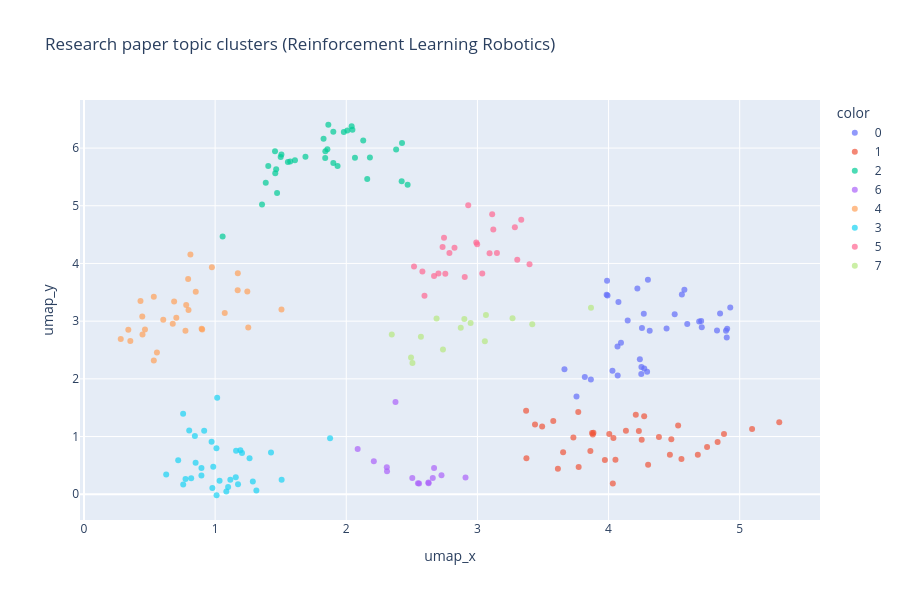

The notebook cell saved with this chart:
### Code cell
# Cell 5 — visualize clusters
fig = px.scatter(
    df[df['topic'] >= 0],
    x='umap_x', y='umap_y',
    color=df[df['topic'] >= 0]['topic'].astype(str),
    hover_data=['title', 'year'],
    title="Research paper topic clusters (Reinforcement Learning Robotics)",
    opacity=0.7,
    width=900, height=600
)
fig.show()

### Figure 1 — Plotly figure (JSON) as saved in the notebook; plotly's stock layout.template omitted (floating-point values rounded to 4 significant figures)
{"data": [{"customdata": [["BORA: Bridging Offline Reinforcement Learning and Online Residual Adaptation for Real-World Dexterous VLA Models", 2026], ["Sample-Efficient Diffusion-based Reinforcement Learning with Critic Guidance", 2026], ["Trust Region Q Adjoint Matching", 2026], ["Efficient On-policy Visual-RL via Stochastic Decoupled Policy Gradient", 2026], ["Cross-Domain Energy-Guided Diffusion Generation for Off-Dynamics Reinforcement Learning", 2026], ["Q-SpiRL: Quantum Spiking Reinforcement Learning for Adaptive Robot Navigation", 2026], ["Beyond Action Residuals: Real-World Robot Policy Steering via Bottleneck Latent Reinforcement Learning", 2026], ["Rethinking Muon Beyond Pretraining: Spectral Failures and High-Pass Remedies for VLA and RLVR", 2026], ["Learn Where Outcomes Diverge: Efficient VLA RL via Probabilistic Chunk Masking", 2026], ["R2R2: Robust Representation for Intensive Experience Reuse via Redundancy Reduction in Self-Predictive Learning", 2026], ["WarmPrior: Straightening Flow-Matching Policies with Temporal Priors", 2026], ["Trajectory-Level Data Augmentation for Offline Reinforcement Learning", 2026], ["Aligning Flow Map Policies with Optimal Q-Guidance", 2026], ["TMRL: Diffusion Timestep-Modulated Pretraining Enables Exploration for Efficient Policy Finetuning", 2026], ["TOPPO: Rethinking PPO for Multi-Task Reinforcement Learning with Critic Balancing", 2026], ["RankQ: Offline-to-Online Reinforcement Learning via Self-Supervised Action Ranking", 2026], ["Unified Noise Steering for Efficient Human-Guided VLA Adaptation", 2026], ["XQCfD: Accelerating Fast Actor-Critic Algorithms with Prior Data and Prior Policies", 2026], ["ACSAC: Adaptive Chunk Size Actor-Critic with Causal Transformer Q-Network", 2026], ["Preserving Foundational Capabilities in Flow-Matching VLAs through Conservative SFT", 2026], ["Quantile-Coupled Flow Matching for Distributional Reinforcement Learning", 2026], ["Adaptive Q-Chunking for Offline-to-Online Reinforcement Learning", 2026], ["When Life Gives You BC, Make Q-functions: Extracting Q-values from Behavior Cloning for On-Robot Reinforcement Learning", 2026], ["Towards Efficient and Expressive Offline RL via Flow-Anchored Noise-conditioned Q-Learning", 2026], ["Recovering Hidden Reward in Diffusion-Based Policies", 2026], ["PrefMoE: Robust Preference Modeling with Mixture-of-Experts Reward Learning", 2026], ["TSN-Affinity: Similarity-Driven Parameter Reuse for Continual Offline Reinforcement Learning", 2026], ["Occupancy Reward Shaping: Improving Credit Assignment for Offline Goal-Conditioned Reinforcement Learning", 2026], ["Distributional Value Estimation Without Target Networks for Robust Quality-Diversity", 2026], ["Fisher Decorator: Refining Flow Policy via a Local Transport Map", 2026], ["Positive-Only Drifting Policy Optimization", 2026], ["NaP-Control: Navigating Diffusion Prior for Versatile and Fast Character Control", 2026], ["Robust Adversarial Policy Optimization Under Dynamics Uncertainty", 2026], ["ScoRe-Flow: Complete Distributional Control via Score-Based Reinforcement Learning for Flow Matching", 2026], ["MoRI: Mixture of RL and IL Experts for Long-Horizon Manipulation Tasks", 2026], ["WOMBET: World Model-based Experience Transfer for Robust and Sample-efficient Reinforcement Learning", 2026], ["Sustainable Transfer Learning for Adaptive Robot Skills", 2026]], "hovertemplate": "color=0<br>umap_x=%{x}<br>umap_y=%{y}<br>title=%{customdata[0]}<br>year=%{customdata[1]}<extra></extra>", "legendgroup": "0", "marker": {"color": "#636efa", "opacity": 0.7, "symbol": "circle"}, "mode": "markers", "name": "0", "orientation": "v", "showlegend": true, "type": "scatter", "x": [3.756, 3.989, 4.504, 4.03, 4.22, 4.6, 4.272, 3.819, 4.3, 3.865, 4.095, 4.905, 4.314, 4.251, 4.578, 4.706, 4.294, 4.827, 4.928, 3.664, 4.146, 4.85, 4.691, 4.442, 4.075, 3.992, 4.895, 4.711, 4.559, 4.255, 4.269, 4.239, 3.985, 4.068, 4.07, 4.901, 4.249], "xaxis": "x", "y": [1.695, 3.701, 3.122, 2.141, 3.566, 2.951, 2.179, 2.031, 3.719, 1.989, 2.626, 2.866, 2.834, 2.207, 3.544, 3.001, 2.124, 2.836, 3.235, 2.167, 3.011, 3.133, 2.992, 2.873, 3.333, 3.444, 2.835, 2.892, 3.464, 2.88, 3.127, 2.34, 3.459, 2.563, 2.059, 2.715, 2.083], "yaxis": "y"}, {"customdata": [["LLM-Guided Future Hypotheses for Horizon-Aware Exploration in Multi-Step Robot Manipulation", 2026], ["VE2VF: Vision-Enabled to Vision-Free Distillation via Real-world Reinforcement Learning for Robust Contact-Rich Manipulation", 2026], ["ProgVLA: Progress-Aware Robot Manipulation Skill Learning", 2026], ["FoundObj: Self-supervised Foundation Models as Rewards for Label-free 3D Object Segmentation", 2026], ["EXPO-FT: Sample-Efficient Reinforcement Learning Finetuning for Vision-Language-Action Models", 2026], ["PACT: Proactive Asking for Continual Task Assistance in Human-Robot Collaboration", 2026], ["Robotic Strawberry Harvesting with Robust Vision and Deep Reinforcement Learning based Sim-to-Real Control", 2026], ["Efficient Agentic Reasoning Through Self-Regulated Simulative Planning", 2026], ["Beyond Pixels: Learning Invariant Rewards for Real-World Robotics From a Few Demonstrations", 2026], ["RoHIL: Robust Human-in-the-Loop Robotic Reinforcement Learning Against Illumination Variations", 2026], ["ManiSoft: Towards Vision-Language Manipulation for Soft Continuum Robotics", 2026], ["AtlasVA: Self-Evolving Visual Skill Memory for Teacher-Free VLM Agents", 2026], ["DyGRO-VLA: Cross-Task Scaling of Vision-Language-Action Models via Dynamic Grouped Residual Optimization", 2026], ["Slot-MPC: Goal-Conditioned Model Predictive Control with Object-Centric Representations", 2026], ["EARL: Towards a Unified Analysis-Guided Reinforcement Learning Framework for Egocentric Interaction Reasoning and Pixel Grounding", 2026], ["RoboEvolve: Co-Evolving Planner-Simulator for Robotic Manipulation with Limited Data", 2026], ["Why We Need World Models for AGI: Where LLMs Fail and How World Models May Outperform", 2026], ["What to Ignore, What to React: Visually Robust RL Fine-Tuning of VLA Models", 2026], ["Plan in Sandbox, Navigate in Open Worlds: Learning Physics-Grounded Abstracted Experience for Embodied Navigation", 2026], ["RoboAlign-R1: Distilled Multimodal Reward Alignment for Robot Video World Models", 2026], ["PRTS: A Primitive Reasoning and Tasking System via Contrastive Representations", 2026], ["ATLAS: An Annotation Tool for Long-horizon Robotic Action Segmentation", 2026], ["SpecRLBench: A Benchmark for Generalization in Specification-Guided Reinforcement Learning", 2026], ["RL Token: Bootstrapping Online RL with Vision-Language-Action Models", 2026], ["Temporal Difference Calibration in Sequential Tasks: Application to Vision-Language-Action Models", 2026], ["Multi-modal Reasoning with LLMs for Visual Semantic Arithmetic", 2026], ["Re$^2$MoGen: Open-Vocabulary Motion Generation via LLM Reasoning and Physics-Aware Refinement", 2026], ["OmniVLA-RL: A Vision-Language-Action Model with Spatial Understanding and Online RL", 2026], ["Jump-Start Reinforcement Learning with Vision-Language-Action Regularization", 2026], ["ViserDex: Visual Sim-to-Real for Robust Dexterous In-hand Reorientation", 2026], ["AIM: Intent-Aware Unified world action Modeling with Spatial Value Maps", 2026], ["Mind the Gap Between Spatial Reasoning and Acting! Step-by-Step Evaluation of Agents With Spatial-Gym", 2026], ["LAMP: Lift Image-Editing as General 3D Priors for Open-world Manipulation", 2026], ["ViVa: A Video-Generative Value Model for Robot Reinforcement Learning", 2026], ["RoboAgent: Chaining Basic Capabilities for Embodied Task Planning", 2026], ["Uncovering Linguistic Fragility in Vision-Language-Action Models via Diversity-Aware Red Teaming", 2026]], "hovertemplate": "color=1<br>umap_x=%{x}<br>umap_y=%{y}<br>title=%{customdata[0]}<br>year=%{customdata[1]}<extra></extra>", "legendgroup": "1", "marker": {"color": "#EF553B", "opacity": 0.7, "symbol": "circle"}, "mode": "markers", "name": "1", "orientation": "v", "showlegend": true, "type": "scatter", "x": [4.208, 3.614, 3.885, 3.972, 3.578, 4.005, 3.439, 4.88, 3.861, 3.88, 3.374, 4.253, 3.769, 4.53, 4.302, 4.272, 5.094, 3.653, 4.681, 4.132, 4.479, 4.037, 5.302, 3.494, 3.732, 4.468, 4.384, 4.052, 3.371, 4.033, 4.231, 4.832, 3.772, 3.874, 4.751, 4.556], "xaxis": "x", "y": [1.378, 0.44, 1.067, 0.5932, 1.271, 1.044, 1.207, 1.043, 0.7494, 1.036, 0.6241, 0.9425, 1.425, 1.19, 0.5099, 1.351, 1.13, 0.7256, 0.6838, 1.101, 0.9544, 0.9741, 1.249, 1.173, 0.9844, 0.686, 0.994, 0.5961, 1.446, 0.1872, 1.094, 0.9062, 0.4724, 1.062, 0.8172, 0.6124], "yaxis": "y"}, {"customdata": [["Momentum Based Reward Design for Low Emission Traffic Signal Control", 2026], ["SARAD: LLM-Based Safety-Aware Hybrid Reinforcement Learning with Collision Prediction for Autonomous Driving", 2026], ["ParkingWorld: End-to-End Autonomous Parking Reinforcement Learning from Corrective Experience in 3DGS Simulation", 2026], ["Superhuman Safe and Agile Racing through Multi-Agent Reinforcement Learning", 2026], ["N3P: Accelerated Automated Parking via a Learning-Based Naturalistic Three-Stage Scheme", 2026], ["Reinforcement Learning for Risk Adaptation via Differentiable CVaR Barrier Functions", 2026], ["SafeAlign-VLA: A Negative-Enhanced Safe Alignment Framework for Risk-Aware Autonomous Driving", 2026], ["Differentiable Model Predictive Safety for Heterogeneous Mobility at Urban Intersections", 2026], ["RLFTSim: Realistic and Controllable Multi-Agent Traffic Simulation via Reinforcement Learning Fine-Tuning", 2026], ["Multi-Agent Reinforcement Learning for Safe Autonomous Driving Under Pedestrian Behavioral Uncertainty", 2026], ["Transfer Learning for Customized Car Racing Environments", 2026], ["Generating Realistic Safety-Critical Scenarios for Vehicle-Pedestrian Interactions", 2026], ["Beyond Safety Filtering: Control Barrier Function-Informed Reinforcement Learning for Connected and Automated Vehicles", 2026], ["Pedestrian-Aware LLM-Driven Behavioral Planning for Autonomous Vehicles", 2026], ["PCASim: Promptable Closed-loop Adversarial Simulation for Urban Traffic Environment", 2026], ["MAPLE: Latent Multi-Agent Play for End-to-End Autonomous Driving", 2026], ["MTA-RL: Robust Urban Driving via Multi-modal Transformer-based 3D Affordances and Reinforcement Learning", 2026], ["Beyond Self-Play and Scale: A Behavior Benchmark for Generalization in Autonomous Driving", 2026], ["Beyond Self-Play: Hierarchical Reasoning for Continuous Motion in Closed-Loop Traffic Simulation", 2026], ["REAP: Reinforcement-Learning End-to-End Autonomous Parking with Gaussian Splatting Simulator for Real2Sim2Real Transfer", 2026], ["123D: Unifying Multi-Modal Autonomous Driving Data at Scale", 2026], ["Do We Really Need Immediate Resets? Rethinking Collision Handling for Efficient Robot Navigation", 2026], ["Dynamics Distillation for Efficient and Transferable Control Learning", 2026], ["Learning to Race in Minutes: Infoprop Dyna on the Mini Wheelbot", 2026], ["GSDrive: Reinforcing Driving Policies by Multi-mode Future Trajectory Probing with 3D Gaussian Splatting Environment", 2026], ["PALCAS: A Priority-Aware Intelligent Lane Change Advisory System for Autonomous Vehicles using Federated Reinforcement Learning", 2026], ["Autonomous Vehicle Collision Avoidance With Racing Parameterized Deep Reinforcement Learning", 2026], ["Momentum-constrained Hybrid Heuristic Trajectory Optimization Framework with Residual-enhanced DRL for Visually Impaired Scenarios", 2026], ["Beyond Conservative Automated Driving in Multi-Agent Scenarios via Coupled Model Predictive Control and Deep Reinforcement Learning", 2026], ["SCORP: Scene-Consistent Multi-agent Diffusion Planning with Stable Online Reinforcement Post-Training for Cooperative Driving", 2026], ["Physics-Informed Reinforcement Learning of Spatial Density Velocity Potentials for Map-Free Racing", 2026], ["C$^2$T: Captioning-Structure and LLM-Aligned Common-Sense Reward Learning for Traffic--Vehicle Coordination", 2026], ["On-Policy Distillation of Language Models for Autonomous Vehicle Motion Planning", 2026], ["Reset-Free Reinforcement Learning for Real-World Agile Driving: An Empirical Study", 2026]], "hovertemplate": "color=2<br>umap_x=%{x}<br>umap_y=%{y}<br>title=%{customdata[0]}<br>year=%{customdata[1]}<extra></extra>", "legendgroup": "2", "marker": {"color": "#00cc96", "opacity": 0.7, "symbol": "circle"}, "mode": "markers", "name": "2", "orientation": "v", "showlegend": true, "type": "scatter", "x": [1.841, 1.506, 2.008, 1.555, 1.863, 1.358, 1.386, 1.609, 1.856, 1.405, 2.041, 1.459, 1.573, 1.466, 1.5, 2.18, 2.16, 2.066, 1.839, 1.901, 2.422, 1.057, 1.982, 2.129, 2.38, 1.901, 1.457, 1.472, 1.689, 2.468, 1.827, 1.934, 2.425, 2.047], "xaxis": "x", "y": [5.946, 5.89, 6.306, 5.757, 6.404, 5.022, 5.397, 5.789, 5.98, 5.688, 6.377, 5.565, 5.769, 5.634, 5.846, 5.837, 5.465, 5.832, 5.83, 6.285, 5.426, 4.469, 6.277, 6.133, 5.977, 5.739, 5.945, 5.221, 5.848, 5.363, 6.162, 5.687, 6.086, 6.316], "yaxis": "y"}, {"customdata": [["Beyond Binary: Sim-to-Real Dexterous Manipulation with Physics-Grounded Contact Representation", 2026], ["Closed-Loop Sim-to-Real Reinforcement Learning for Deformable Microfiber Shape Control", 2026], ["roto 2.0: The Robot Tactile Olympiad", 2026], ["Learning Robust Dexterous In-Hand Manipulation from Joint Sensors with Proprioceptive Transformer", 2026], ["ARC-RL: A Reinforcement Learning Playground Inspired by ARC Raiders", 2026], ["From Reach to Insert: Tactile-Augmented Precision Assembly under Sub-Millimeter Tolerances", 2026], ["Learning Reactive Dexterous Grasping via Hierarchical Task-Space RL Planning and Joint-Space QP Control", 2026], ["Learning Tactile-Aware Quadrupedal Loco-Manipulation Policies", 2026], ["Egocentric Tactile and Proximity Sensors as Observation Priors for Humanoid Collision Avoidance", 2026], ["Visual-Tactile Peg-in-Hole Assembly Learning from Peg-out-of-Hole Disassembly", 2026], ["ETac: A Lightweight and Efficient Tactile Simulation Framework for Learning Dexterous Manipulation", 2026], ["FastGrasp: Learning-based Whole-body Control method for Fast Dexterous Grasping with Mobile Manipulators", 2026], ["Whole-Body Mobile Manipulation using Offline Reinforcement Learning on Sub-optimal Controllers", 2026], ["Learning-Based Strategy for Composite Robot Assembly Skill Adaptation", 2026]], "hovertemplate": "color=6<br>umap_x=%{x}<br>umap_y=%{y}<br>title=%{customdata[0]}<br>year=%{customdata[1]}<extra></extra>", "legendgroup": "6", "marker": {"color": "#ab63fa", "opacity": 0.7, "symbol": "circle"}, "mode": "markers", "name": "6", "orientation": "v", "showlegend": true, "type": "scatter", "x": [2.66, 2.67, 2.627, 2.909, 2.375, 2.503, 2.309, 2.726, 2.547, 2.555, 2.628, 2.311, 2.087, 2.21], "xaxis": "x", "y": [0.2822, 0.4562, 0.2032, 0.2896, 1.598, 0.2807, 0.4661, 0.3283, 0.1908, 0.1858, 0.1886, 0.4002, 0.783, 0.5702], "yaxis": "y"}, {"customdata": [["Learning a Kinodynamic Trajectory Manifold for Impact-Aware Compliant Catching of Fast-Moving Objects", 2026], ["HoLoArm: Deformable Arms for Collision-Tolerant Quadrotor Flight", 2026], ["Prior Policy Guided Dual-Agent Coordinated Manipulation Planning of Spacecraft-Manipulator System", 2026], ["Towards Low-Gravity Planetary Exploration using Reinforcement Learning for Walking, Jumping, and In-flight Attitude Control", 2026], ["Vision-Guided Outdoor Flight and Obstacle Evasion via Reinforcement Learning", 2026], ["AcroRL: Learning Aggressive Quadrotor Inversion using Bidirectional Thrust", 2026], ["Vision-Based Agile Landing on Turbulent Waters", 2026], ["Droneulator: A Portable UAV Simulator for Agricultural Workflows with RotorPy and Godot 4", 2026], ["Aerial Inspection Behaviors via RL-based Quadrotor Control for Under-canopy Forest Environments", 2026], ["A Heuristic Approach for Performance Tuning in RL-based Quadrotor Control via Reward Design and Termination Conditions", 2026], ["Adaptive Outer-Loop Control of Quadrotors via Reinforcement Learning", 2026], ["parallelcbf: A composable safety-filter and auditability framework for tensor-parallel reinforcement learning", 2026], ["CaMeRL: Collision-Aware and Memory-Enhanced Reinforcement Learning for UAV Navigation in Multi-Scale Obstacle Environments", 2026], ["xApp Empowered Resource Management for Non-Terrestrial Users in 5G O-RAN Networks", 2026], ["Sim-to-Real Transfer and Robustness Evaluation of Reinforcement Learning Control with Integrated Perception on an ASV for Floating Waste Capture", 2026], ["Zero-Shot, Safe and Time-Efficient UAV Navigation via Potential-Based Reward Shaping, Control Lyapunov and Barrier Functions", 2026], ["Bi-Level Reinforcement Learning Control for an Underactuated Blimp via Center-of-Mass Reconfiguration", 2026], ["RAY-TOLD: Ray-Based Latent Dynamics for Dense Dynamic Obstacle Avoidance with TDMPC", 2026], ["Dynamic-TD3: A Novel Algorithm for UAV Path Planning with Dynamic Obstacle Trajectory Prediction", 2026], ["Rule-based High-Level Coaching for Goal-Conditioned Reinforcement Learning in Search-and-Rescue UAV Missions Under Limited-Simulation Training", 2026], ["An Automatic Ground Collision Avoidance System with Reinforcement Learning", 2026], ["Self-Predictive Representation for Autonomous UAV Object-Goal Navigation", 2026], ["Multi-stage Planning for Multi-target Surveillance using Aircrafts Equipped with Synthetic Aperture Radars Aware of Target Visibility", 2026], ["E2E-Fly: An Integrated Training-to-Deployment System for End-to-End Quadrotor Autonomy", 2026], ["Learning step-level dynamic soaring in shear flow", 2026], ["AWARE: Adaptive Whole-body Active Rotating Control for Enhanced LiDAR-Inertial Odometry under Human-in-the-Loop Interaction", 2026], ["Simple but Stable, Fast and Safe: Achieve End-to-end Control by High-Fidelity Differentiable Simulation", 2026], ["Online Intention Prediction via Control-Informed Learning", 2026], ["Precise Aggressive Aerial Maneuvers with Sensorimotor Policies", 2026]], "hovertemplate": "color=4<br>umap_x=%{x}<br>umap_y=%{y}<br>title=%{customdata[0]}<br>year=%{customdata[1]}<extra></extra>", "legendgroup": "4", "marker": {"color": "#FFA15A", "opacity": 0.7, "symbol": "circle"}, "mode": "markers", "name": "4", "orientation": "v", "showlegend": true, "type": "scatter", "x": [0.4652, 0.4446, 0.2804, 0.5326, 0.7972, 0.4462, 0.9012, 1.073, 0.7795, 0.704, 0.3381, 1.506, 0.9754, 1.246, 1.253, 0.7943, 0.3535, 1.173, 0.5324, 1.172, 0.8116, 0.6873, 0.8523, 0.6045, 0.5562, 0.8971, 0.7737, 0.431, 0.677], "xaxis": "x", "y": [2.855, 3.082, 2.689, 2.316, 3.192, 2.77, 2.855, 3.141, 3.279, 3.057, 2.852, 3.204, 3.935, 3.515, 2.888, 3.729, 2.657, 3.831, 3.425, 3.536, 4.155, 3.341, 3.509, 3.023, 2.458, 2.87, 2.835, 3.351, 2.957], "yaxis": "y"}, {"customdata": [["Visualizing Latent Phase Structures in Locomotion Policies: A Multi-Environment Study with Temporal Feature Extension", 2026], ["S-Cheetah: A Novel Quadrupedal Robot with a 3-DOF Active Spine Learning Agile Locomotion", 2026], ["Learning to Balance Motor Thermal Safety and Quadrupedal Locomotion Performance with Residual Policy", 2026], ["ParkourFormer: Integrating Predictive Supervision and Sequence Modeling into Parkour Locomotion", 2026], ["Micro-Swarm Locomotion Optimization in Dynamic Flow using Multi-Objective Multi-Agent Reinforcement Learning", 2026], ["Learning, locomotion, and navigation of soft synthetic snakes in three-dimensional, heterogeneous environments", 2026], ["MuGen: Multi-Skill Generative Locomotion Controller for Humanoid Robots", 2026], ["SCRIPT: Scalable Diffusion Policy with Multi-stage Training for Language-driven Physics-based Humanoid Control", 2026], ["Unified Walking, Running, and Recovery for Humanoids via State-Dependent Adversarial Motion Priors", 2026], ["Learning Dynamic Pick-and-Place for a Legged Manipulator", 2026], ["Terrain Consistent Reference-Guided RL for Humanoid Navigation Autonomy", 2026], ["Energy-Efficient Quadruped Locomotion with Compliant Feet", 2026], ["Robot Squid Game: Quadrupedal Locomotion for Traversing Narrow Tunnels", 2026], ["EFGCL: Learning Dynamic Motion through Spotting-Inspired External Force Guided Curriculum Learning", 2026], ["Neuromorphic Reinforcement Learning for Quadruped Locomotion Control on Uneven Terrain", 2026], ["Active Embodiment Identification with Reinforcement Learning for Legged Robots", 2026], ["ReActor: Reinforcement Learning for Physics-Aware Motion Retargeting", 2026], ["LineRides: Line-Guided Reinforcement Learning for Bicycle Robot Stunts", 2026], ["Stability of Control Lyapunov Function Guided Reinforcement Learning", 2026], ["asRoBallet: Closing the Sim2Real Gap via Friction-Aware Reinforcement Learning for Underactuated Spherical Dynamics", 2026], ["Unleashing the Agility of Wheeled-Legged Robots for High-Dynamic Reflexive Obstacle Evasion", 2026], ["QuietWalk: Physics-Informed Reinforcement Learning for Ground Reaction Force-Aware Humanoid Locomotion Under Diverse Footwear", 2026], ["X2-N: A Transformable Wheel-legged Humanoid Robot with Dual-mode Locomotion and Manipulation", 2026], ["Learn Weightlessness: Imitate Non-Self-Stabilizing Motions on Humanoid Robot", 2026], ["Reinforcement Learning Enabled Adaptive Multi-Task Control for Bipedal Soccer Robots", 2026], ["Multi-Gait Learning for Humanoid Robots Using Reinforcement Learning with Selective Adversarial Motion Prior", 2026], ["Learning Whole-Body Humanoid Locomotion via Motion Generation and Motion Tracking", 2026], ["Switch: Learning Agile Skills Switching for Humanoid Robots", 2026], ["Model-Based Reinforcement Learning Exploits Passive Body Dynamics for High-Performance Biped Robot Locomotion", 2026], ["Tree Learning: A Multi-Skill Continual Learning Framework for Humanoid Robots", 2026], ["Musculoskeletal Motion Imitation for Learning Personalized Exoskeleton Control Policy in Impaired Gait", 2026], ["Simulation of Adaptive Running with Flexible Sports Prosthesis using Reinforcement Learning of Hybrid-link System", 2026], ["Robust Quadruped Locomotion via Evolutionary Reinforcement Learning", 2026]], "hovertemplate": "color=3<br>umap_x=%{x}<br>umap_y=%{y}<br>title=%{customdata[0]}<br>year=%{customdata[1]}<extra></extra>", "legendgroup": "3", "marker": {"color": "#19d3f3", "opacity": 0.7, "symbol": "circle"}, "mode": "markers", "name": "3", "orientation": "v", "showlegend": true, "type": "scatter", "x": [0.8457, 1.16, 1.01, 1.157, 0.7559, 1.016, 1.099, 1.507, 1.175, 1.426, 1.011, 1.205, 0.9165, 0.979, 0.973, 1.034, 1.085, 1.315, 0.8174, 1.877, 1.192, 1.288, 1.262, 0.9857, 0.8512, 0.7743, 1.116, 0.8955, 0.6268, 0.7567, 0.8958, 0.7184, 0.8024], "xaxis": "x", "y": [1.009, 0.7523, 0.7964, 0.295, 1.396, 1.672, 0.1241, 0.2504, 0.1718, 0.7249, -0.01759, 0.7143, 1.101, 0.1064, 0.9086, 0.2343, 0.04651, 0.06593, 0.2784, 0.9726, 0.7615, 0.2217, 0.6234, 0.4776, 0.5451, 0.2658, 0.2507, 0.3234, 0.3409, 0.1678, 0.4546, 0.5873, 1.104], "yaxis": "y"}, {"customdata": [["SCALE-COMM: Shared, Contrastively-Aligned Latent Embeddings for MARL Communication", 2026], ["Heterogeneous AAV Logistics Task Allocation: A Reinforcement Learning Enhanced Overlapping Coalition Formation Game Approach", 2026], ["Decoupled Delay Compensation: Enhancing Pre-trained MARL Policies via Learned Dynamics Filtering", 2026], ["PIMbot: A Self-Adaptive Attack Framework for Adversarial Manipulation of Multi-Robot Reinforcement Learning", 2026], ["Auction-Consensus Algorithm with Learned Bidding Scheme for Multi-Robot Systems", 2026], ["Design for Manufacturing: A Manufacturability Knowledge-Integrated Reinforcement Learning Framework for Free-Form Pipe Routing in Aeroengines", 2026], ["Residual Reinforcement Learning for Robot Teleoperation under Stochastic Delays", 2026], ["Chrono-Gymnasium: An Open-Source, Gymnasium-Compatible Distributed Simulation Framework", 2026], ["Submodular Multi-Agent Policy Learning for Online Distributed Task Allocation in Open Multi-Agent Systems", 2026], ["Priority-Driven Control and Communication in Decentralized Multi-Agent Systems via Reinforcement Learning", 2026], ["Minimizing Worst-Case Weighted Latency for Multi-Robot Persistent Monitoring: Theory and RL-Based Solutions", 2026], ["Learning to Communicate Locally for Large-Scale Multi-Agent Pathfinding", 2026], ["Randomness is sometimes necessary for coordination", 2026], ["Modular Reinforcement Learning For Cooperative Swarms", 2026], ["SOAR: Real-Time Joint Optimization of Order Allocation and Robot Scheduling in Robotic Mobile Fulfillment Systems", 2026], ["LLM-Foraging: Large Language Models for Decentralized Swarm Robot Foraging", 2026], ["Topology-Driven Anti-Entanglement Control for Soft Robots", 2026], ["EOS-Bench: A Comprehensive Benchmark for Earth Observation Satellite Scheduling", 2026], ["Cooperative Informative Sensing for Monitoring Dynamic Indoor Environments via Multi-Agent Reinforcement Learning", 2026], ["A hierarchical spatial-aware algorithm with efficient reinforcement learning for human-robot task planning and allocation in production", 2026], ["Diffusion Reinforcement Learning Based Online 3D Bin Packing Spatial Strategy Optimization", 2026], ["EmoMAS: Emotion-Aware Multi-Agent System for High-Stakes Edge-Deployable Negotiation with Bayesian Orchestration", 2026], ["Train-Small Deploy-Large: Leveraging Diffusion-Based Multi-Robot Planning", 2026]], "hovertemplate": "color=5<br>umap_x=%{x}<br>umap_y=%{y}<br>title=%{customdata[0]}<br>year=%{customdata[1]}<extra></extra>", "legendgroup": "5", "marker": {"color": "#FF6692", "opacity": 0.7, "symbol": "circle"}, "mode": "markers", "name": "5", "orientation": "v", "showlegend": true, "type": "scatter", "x": [3.121, 2.755, 3.112, 2.825, 3.149, 2.669, 3.334, 2.787, 3.304, 2.93, 2.581, 2.998, 3.397, 2.991, 2.703, 2.903, 2.734, 2.596, 2.745, 2.517, 3.037, 3.286, 3.093], "xaxis": "x", "y": [4.587, 3.82, 4.854, 4.27, 4.18, 3.781, 4.758, 4.183, 4.065, 5.008, 3.862, 4.333, 3.984, 4.362, 3.827, 3.766, 4.287, 3.438, 4.448, 3.949, 3.826, 4.627, 4.176], "yaxis": "y"}, {"customdata": [["Ratio-Variance Regularized Policy Optimization", 2026], ["Dynamic Plasma Shape Control with Arbitrary Sensor Subsets", 2026], ["Lamarckian Inheritance in Dynamic Environments: How Key Variables Affect Evolutionary Dynamics", 2026], ["Policy Optimization in Hybrid Discrete-Continuous Action Spaces via Mixed Gradients", 2026], ["Adaptive Smooth Tchebycheff Attention for Multi-Objective Policy Optimization", 2026], ["Learning What Matters: Adaptive Information-Theoretic Objectives for Robot Exploration", 2026], ["A Measure-Theoretic Finite-Sample Theory for Adaptive-Data Fitted Q-Iteration", 2026], ["Distributional Reinforcement Learning via the Cramér Distance", 2026], ["A Systematic Review and Taxonomy of Reinforcement Learning-Model Predictive Control Integration for Linear Systems", 2026], ["Benefits of Low-Cost Bio-Inspiration in the Age of Overparametrization", 2026], ["Learning Hybrid-Control Policies for High-Precision In-Contact Manipulation Under Uncertainty", 2026], ["Does \"Do Differentiable Simulators Give Better Policy Gradients?'' Give Better Policy Gradients?", 2026], ["DART: Learning-Enhanced Model Predictive Control for Dual-Arm Non-Prehensile Manipulation", 2026], ["The Theorems of Dr. David Blackwell and Their Contributions to Artificial Intelligence", 2026]], "hovertemplate": "color=7<br>umap_x=%{x}<br>umap_y=%{y}<br>title=%{customdata[0]}<br>year=%{customdata[1]}<extra></extra>", "legendgroup": "7", "marker": {"color": "#B6E880", "opacity": 0.7, "symbol": "circle"}, "mode": "markers", "name": "7", "orientation": "v", "showlegend": true, "type": "scatter", "x": [3.418, 2.347, 2.737, 2.9, 2.873, 2.494, 2.948, 3.866, 2.688, 3.057, 2.569, 3.268, 2.505, 3.065], "xaxis": "x", "y": [2.945, 2.767, 2.508, 3.038, 2.886, 2.37, 2.967, 3.231, 3.044, 2.653, 2.731, 3.049, 2.273, 3.106], "yaxis": "y"}], "layout": {"height": 600, "legend": {"title": {"text": "color"}, "tracegroupgap": 0}, "title": {"text": "Research paper topic clusters (Reinforcement Learning Robotics)"}, "width": 900, "xaxis": {"anchor": "y", "domain": [0, 1], "title": {"text": "umap_x"}}, "yaxis": {"anchor": "x", "domain": [0, 1], "title": {"text": "umap_y"}}}}
